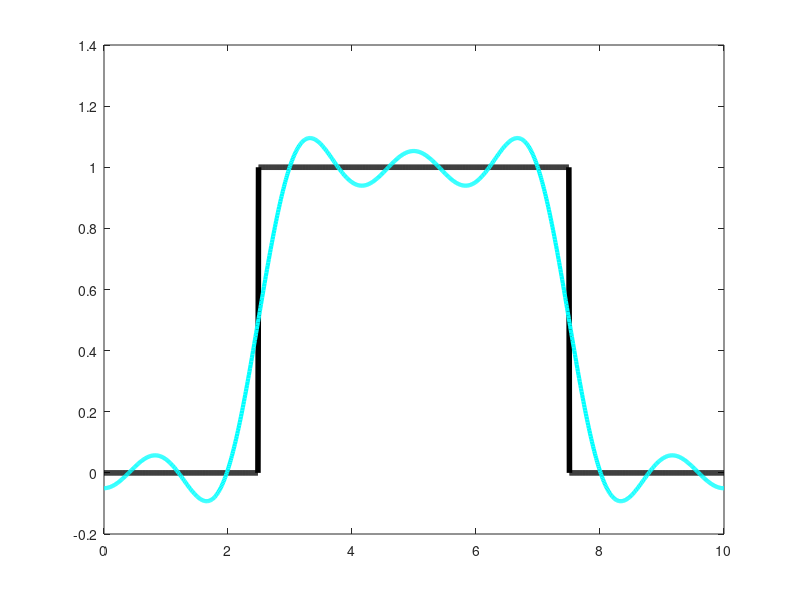

MATLAB code to generate this figure:
clear all;
close all;
clc;
L=10;
N=1024;
dx=L/(N-1);
x= 0:dx:L;
f=zeros(size(x));
f(256:768)=1;
A0 = sum(f.*ones(size(x)))*dx*2/L;
fFS=A0/2;
for k=1:5
    Ak=sum(f.*cos(2*pi*k*x/L))*dx*2/L;
    Bk=sum(f.*sin(2*pi*k*x/L))*dx*2/L;
    fFS=fFS+Ak*cos(2*pi*k*x/L)+Bk*sin(2*pi*k*x/L);
end
plot(x,f,'k','Linewidth',4),hold on
plot(x, fFS, 'c-','Linewidth',3)
%set(gcf,'Position',[1500 200 2500 1500])